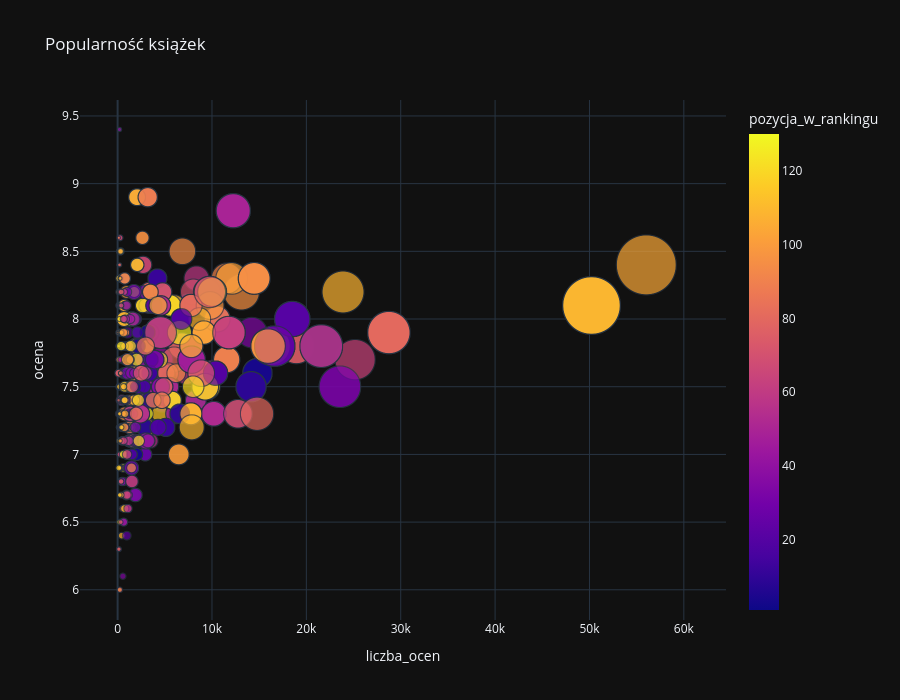

The notebook cell this image was saved under:
### Markdown cell above
### 1. Bubble chart - ocena vs liczba czytelników, popularność książek

### Code cell
fig = px.scatter(
    df,
    x='liczba_ocen',
    y='ocena',
    size='liczba_czytelnikow',
    color='pozycja_w_rankingu',
    hover_name='tytul',
    hover_data=['autor'],
    title='Popularność książek',
    size_max=60
)

fig.update_layout(
    template='plotly_dark',
    height=700
)

fig.show()

### Figure 1 — Plotly figure (JSON) as saved in the notebook; plotly's stock layout.template omitted (floating-point values rounded to 4 significant figures; data arrays with more than 128 entries replaced by an {"elided": "..."} marker saying what was removed)
{"data": [{"customdata": {"elided": "1468x1 str values"}, "hovertemplate": "<b>%{hovertext}</b><br><br>liczba_ocen=%{x}<br>ocena=%{y}<br>liczba_czytelnikow=%{marker.size}<br>autor=%{customdata[0]}<br>pozycja_w_rankingu=%{marker.color}<extra></extra>", "hovertext": {"elided": "1468 str values"}, "legendgroup": "", "marker": {"color": {"elided": "1468 int values"}, "coloraxis": "coloraxis", "size": {"elided": "1468 int values"}, "sizemode": "area", "sizeref": 27.07, "symbol": "circle"}, "mode": "markers", "name": "", "showlegend": false, "type": "scattergl", "x": {"elided": "1468 int values"}, "xaxis": "x", "y": {"elided": "1468 float values"}, "yaxis": "y"}], "layout": {"coloraxis": {"colorbar": {"title": {"text": "pozycja_w_rankingu"}}, "colorscale": [[0, "#0d0887"], [0.1111, "#46039f"], [0.2222, "#7201a8"], [0.3333, "#9c179e"], [0.4444, "#bd3786"], [0.5556, "#d8576b"], [0.6667, "#ed7953"], [0.7778, "#fb9f3a"], [0.8889, "#fdca26"], [1, "#f0f921"]]}, "height": 700, "legend": {"itemsizing": "constant", "tracegroupgap": 0}, "title": {"text": "Popularność książek"}, "xaxis": {"anchor": "y", "domain": [0, 1], "title": {"text": "liczba_ocen"}}, "yaxis": {"anchor": "x", "domain": [0, 1], "title": {"text": "ocena"}}}}
